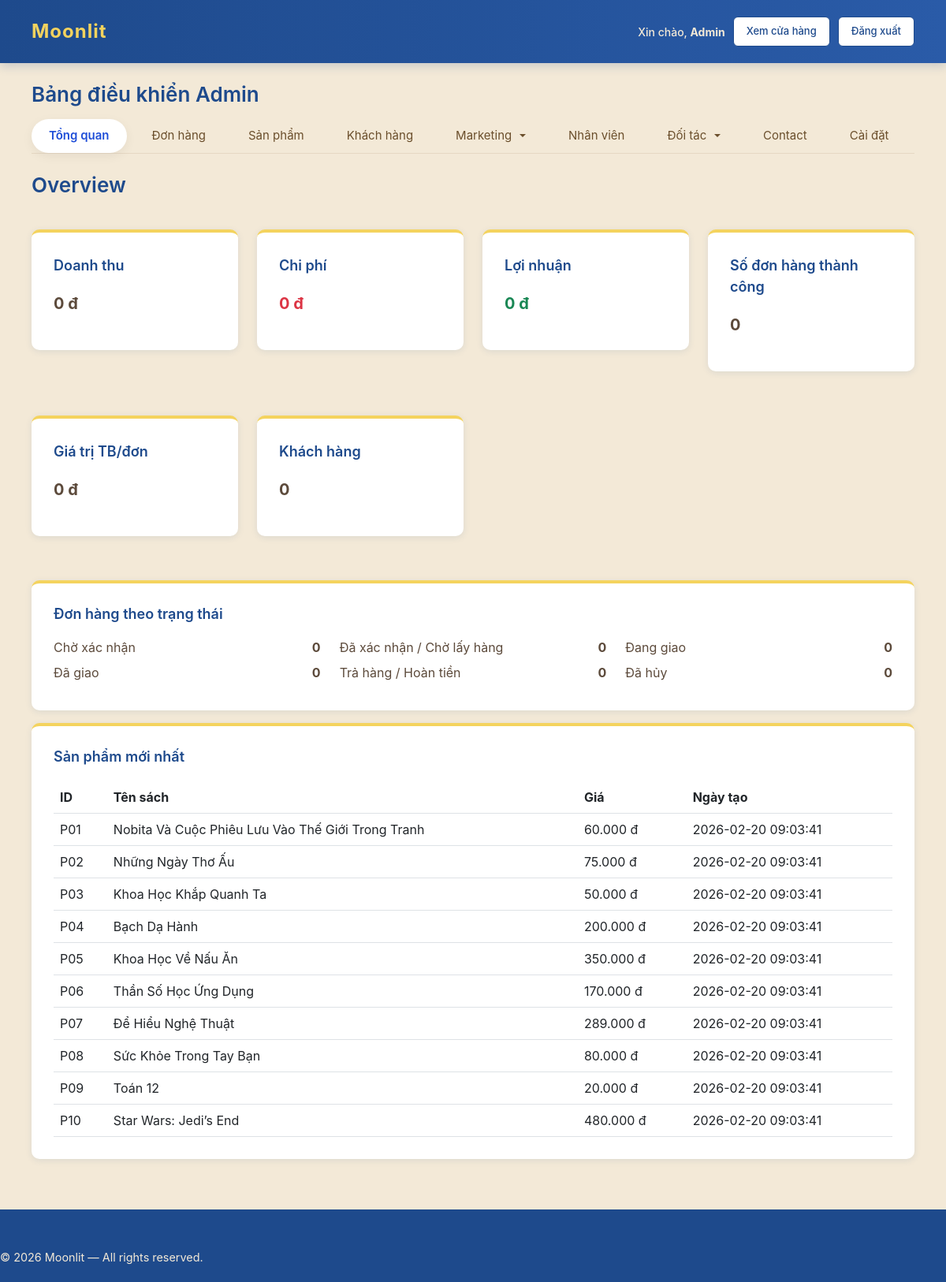
/admin-dashboard.php, run on the app's committed database.
### tables this page shows
CREATE TABLE Product (
  ProductID VARCHAR(6) PRIMARY KEY,
  ProductName VARCHAR(255) NOT NULL,
  Description TEXT,
  Price DECIMAL(10,2) NOT NULL,
  Image LONGBLOB NULL,
  ImageUrl VARCHAR(1000) NULL,
  PublisherID VARCHAR(6) DEFAULT NULL,
  AuthorID VARCHAR(6) DEFAULT NULL,
  SoldQuantity INT DEFAULT 0,
  `Condition` ENUM('New','Used') DEFAULT 'New',
  CreatedDate DATETIME DEFAULT CURRENT_TIMESTAMP,
  Status BIT,
  CONSTRAINT fk_product_publisher
    FOREIGN KEY (PublisherID)
    REFERENCES Publisher(PublisherID)
    ON DELETE SET NULL
    ON UPDATE CASCADE,
  CONSTRAINT fk_product_author
    FOREIGN KEY (AuthorID)
    REFERENCES Book_Author(AuthorID)
    ON DELETE SET NULL
    ON UPDATE CASCADE
);

### admin-overview.php (the view, shortened to what this page needs)
<?php
$orderStatuses = [
    'Chờ xác nhận' => 'Chờ xác nhận',
    'Đã xác nhận' => 'Đã xác nhận / Chờ lấy hàng',
    'Đang giao' => 'Đang giao',
    'Đã giao' => 'Đã giao',
    'Đã hoàn tiền' => 'Trả hàng / Hoàn tiền',
    'Bị hủy' => 'Đã hủy',
];
$stmt = $pdo->query("
    SELECT
        COALESCE(SUM(o.TotalAmount), 0)
        - COALESCE(SUM(CASE WHEN ro.Status = 'Chấp thuận' THEN ro.TotalRefund ELSE 0 END), 0) AS revenue,
        COUNT(DISTINCT o.OrderID) AS orders
    FROM `Order` o
    LEFT JOIN Returns_Order ro
        ON ro.OrderID = o.OrderID
    WHERE o.Status IN ('Đã xác nhận', 'Đang giao', 'Đã giao', 'Đã nhận', 'Đã hoàn tiền')
");
$row = $stmt->fetch(PDO::FETCH_ASSOC);
$totalRevenue = $row ? (float) $row['revenue'] : 0;
$totalOrders = $row ? (int) $row['orders'] : 0;
$avgOrder = $totalOrders ? $totalRevenue / $totalOrders : 0;
$totalCost = (float) $pdo->query("
    SELECT
        COALESCE(
            SUM(
                (oi.Quantity - COALESCE(r.ReturnedQty, 0)) * s.BuyPrice
            ), 0
        ) AS Cost
    FROM Order_Items oi
    JOIN SKU s ON oi.SKU_ID = s.SKUID
    JOIN `Order` o ON oi.OrderID = o.OrderID
    LEFT JOIN (
        SELECT
            ri.OrderItemID,
            SUM(ri.Quantity) AS ReturnedQty
        FROM Return_Items ri
        JOIN Returns_Order ro ON ri.ReturnID = ro.ReturnID
        WHERE ro.Status = 'Chấp thuận'
        GROUP BY ri.OrderItemID
    ) r ON oi.OrderItemID = r.OrderItemID
    WHERE o.Status IN ('Đã giao', 'Đã nhận', 'Đã hoàn tiền')
")->fetchColumn();
$profit = $totalRevenue - $totalCost;
$orderStatusCounts = [];
$latestProducts = $pdo->query("
    SELECT ProductID, ProductName, Price, CreatedDate
    FROM Product
    ORDER BY CreatedDate DESC
    LIMIT 10
")->fetchAll(PDO::FETCH_ASSOC);
$totalCustomers = (int) $pdo->query("
    SELECT COUNT(*) FROM User_Account where Role ='customer'
")->fetchColumn();
?>
<h2 class="account-section-title">Overview</h2>
<div class="row">
    <div class="col-md-3 mb-3">
        <div class="account-card">
            <div class="account-card-title">Doanh thu</div>
            <p class="fw-bold fs-5">
                <?= number_format($totalRevenue, 0, ',', '.') ?> đ
            </p>
        </div>
    </div>
    <div class="col-md-3 mb-3">
        <div class="account-card">
            <div class="account-card-title">Chi phí</div>
            <p class="fw-bold fs-5 text-danger">
                <?= number_format($totalCost, 0, ',', '.') ?> đ
            </p>
        </div>
    </div>
    <div class="col-md-3 mb-3">
        <div class="account-card">
            <div class="account-card-title">Lợi nhuận</div>
            <p class="fw-bold fs-5 text-success">
                <?= number_format($profit, 0, ',', '.') ?> đ
            </p>
        </div>
    </div>
    <div class="col-md-3 mb-3">
        <div class="account-card">
            <div class="account-card-title">Số đơn hàng thành công</div>
            <p class="fw-bold" style="font-size: 20px;">
                <?php echo (int) $totalOrders; ?>
            </p>
        </div>
    </div>
    <div class="col-md-3 mb-3">
        <div class="account-card">
            <div class="account-card-title">Giá trị TB/đơn</div>
            <p class="fw-bold" style="font-size: 20px;">
                <?php echo number_format($avgOrder, 0, ',', '.'); ?> đ
            </p>
        </div>
    </div>
    <div class="col-md-3 mb-3">
        <div class="account-card">
            <div class="account-card-title">Khách hàng</div>
            <p class="fw-bold" style="font-size: 20px;">
                <?php echo (int) $totalCustomers; ?>
            </p>
        </div>
    </div>
</div>
<div class="account-card mb-3">
    <h2 class="account-card-title">Đơn hàng theo trạng thái</h2>
    <div class="row">
        <?php foreach ($orderStatuses as $code => $label): ?>
            <div class="col-md-4 mb-2">
                <div class="d-flex justify-content-between">
                    <span><?php echo h($label); ?></span>
                    <strong>
                        <?php echo $orderStatusCounts[$code] ?? 0; ?>
                    </strong>
                </div>
            </div>
        <?php endforeach; ?>
    </div>
</div>
<div class="account-card">
    <h2 class="account-card-title">Sản phẩm mới nhất</h2>
    <?php if (empty($latestProducts)): ?>
        <p class="account-empty-text mb-0">
            Chưa có sản phẩm nào.
        </p>
    <?php else: ?>
        <div class="table-responsive">
            <table class="table align-middle mb-0">
                <thead>
                    <tr>
                        <th>ID</th>
                        <th>Tên sách</th>
                        <th>Giá</th>
                        <th>Ngày tạo</th>
                    </tr>
                </thead>
                <tbody>
                    <?php foreach ($latestProducts as $p): ?>
                        <tr>
                            <td><?php echo h($p['ProductID']); ?></td>
                            <td><?php echo h($p['ProductName']); ?></td>
                            <td><?php echo number_format($p['Price'], 0, ',', '.'); ?> đ</td>
                            <td><?php echo h($p['CreatedDate']); ?></td>
                        </tr>
                    <?php endforeach; ?>
                </tbody>
            </table>
        </div>
    <?php endif; ?>
</div>

### data on the page
product: ProductID "P01", ProductName "Nobita Và Cuộc Phiêu Lưu Vào Thế Giới Trong Tranh", Price "60.000", CreatedDate "2026-02-20 09:03:41"
product: ProductID "P02", ProductName "Những Ngày Thơ Ấu", Price "75.000", CreatedDate "2026-02-20 09:03:41"
product: ProductID "P03", ProductName "Khoa Học Khắp Quanh Ta", Price "50.000", CreatedDate "2026-02-20 09:03:41"
product: ProductID "P04", ProductName "Bạch Dạ Hành", Price "200.000", CreatedDate "2026-02-20 09:03:41"
product: ProductID "P05", ProductName "Khoa Học Về Nấu Ăn", Price "350.000", CreatedDate "2026-02-20 09:03:41"
product: ProductID "P06", ProductName "Thần Số Học Ứng Dụng", Price "170.000", CreatedDate "2026-02-20 09:03:41"
product: ProductID "P07", ProductName "Để Hiểu Nghệ Thuật", Price "289.000", CreatedDate "2026-02-20 09:03:41"
product: ProductID "P08", ProductName "Sức Khỏe Trong Tay Bạn", Price "80.000", CreatedDate "2026-02-20 09:03:41"
product: ProductID "P09", ProductName "Toán 12", Price "20.000", CreatedDate "2026-02-20 09:03:41"
product: ProductID "P10", ProductName "Star Wars: Jedi’s End", Price "480.000", CreatedDate "2026-02-20 09:03:41"

### other printed values
$currentUsername "Admin"
$totalRevenue "0"
$totalCost "0"
$profit "0"
$totalOrders "0"
$avgOrder "0"
$totalCustomers "0"
$label "Chờ xác nhận"
$orderStatusCounts[$code] "0"
$label "Đã xác nhận / Chờ lấy hàng"
$label "Đang giao"
$label "Đã giao"
$label "Trả hàng / Hoàn tiền"
$label "Đã hủy"
